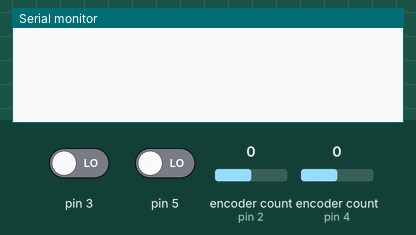
This sketch was run on a simulated Arduino Uno, built with avr-gcc and run on an emulated ATmega328P. Shown: the last lines printed to the serial monitor. The test bench sets the inputs (shaded band); at power-on: encoder count (sensors on pin 2, pin 4) 0, pin 3 LOW, pin 5 LOW.

Above: at 1.2 s.
1.3 s: encoder count (sensor on pin 2) set to 1
At 2.1 s:
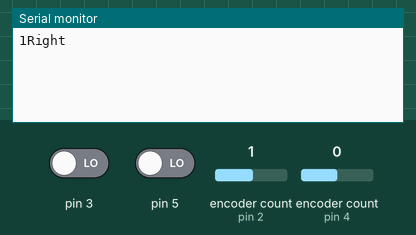
2.8 s: encoder count (sensor on pin 4) set to -1
At 3.3 s:
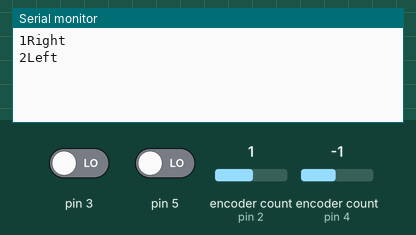
4.3 s: encoder count (sensor on pin 2) set to 0
At 5.5 s:
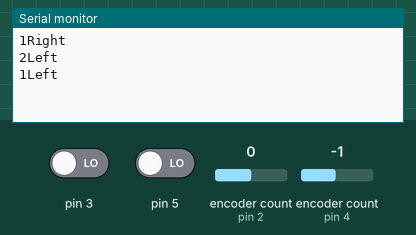
5.8 s: encoder count (sensor on pin 4) set to 0
At 6.7 s:
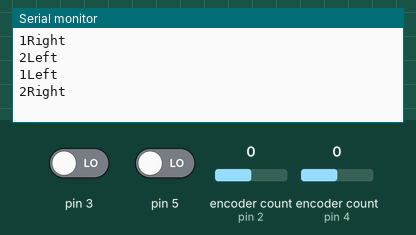

Measured:
- after the input at 1.3 s, the serial monitor: prints a new line at once (image 1)
- after the input at 2.8 s, the serial monitor: prints a new line at once (image 2)
- after the input at 4.3 s, the serial monitor: prints a new line at once (image 3)
- after the input at 5.8 s, the serial monitor: prints a new line at once (image 4)

The sketch:

TwoRotaryEncoders.ino
```cpp
#include <rotary.h>

Rotary r = Rotary(2, 3);
Rotary r2 = Rotary(4, 5);

void setup() {
  Serial.begin(115200);
  PCICR |= (1 << PCIE2) | (1 << PCIE1);
  PCMSK2 |= (1 << PCINT18) | (1 << PCINT19) | (1 << PCINT20) | (1 << PCINT21);
  sei();
}

void loop() {

}

ISR(PCINT2_vect) {
  char result = r.process();
  char result2 = r2.process();
  if (result) {
    Serial.println(result == DIR_CW ? "1Right" : "1Left");
  }
  if (result2) {
    Serial.println(result2 == DIR_CW ? "2Right" : "2Left");
  }
}
```
